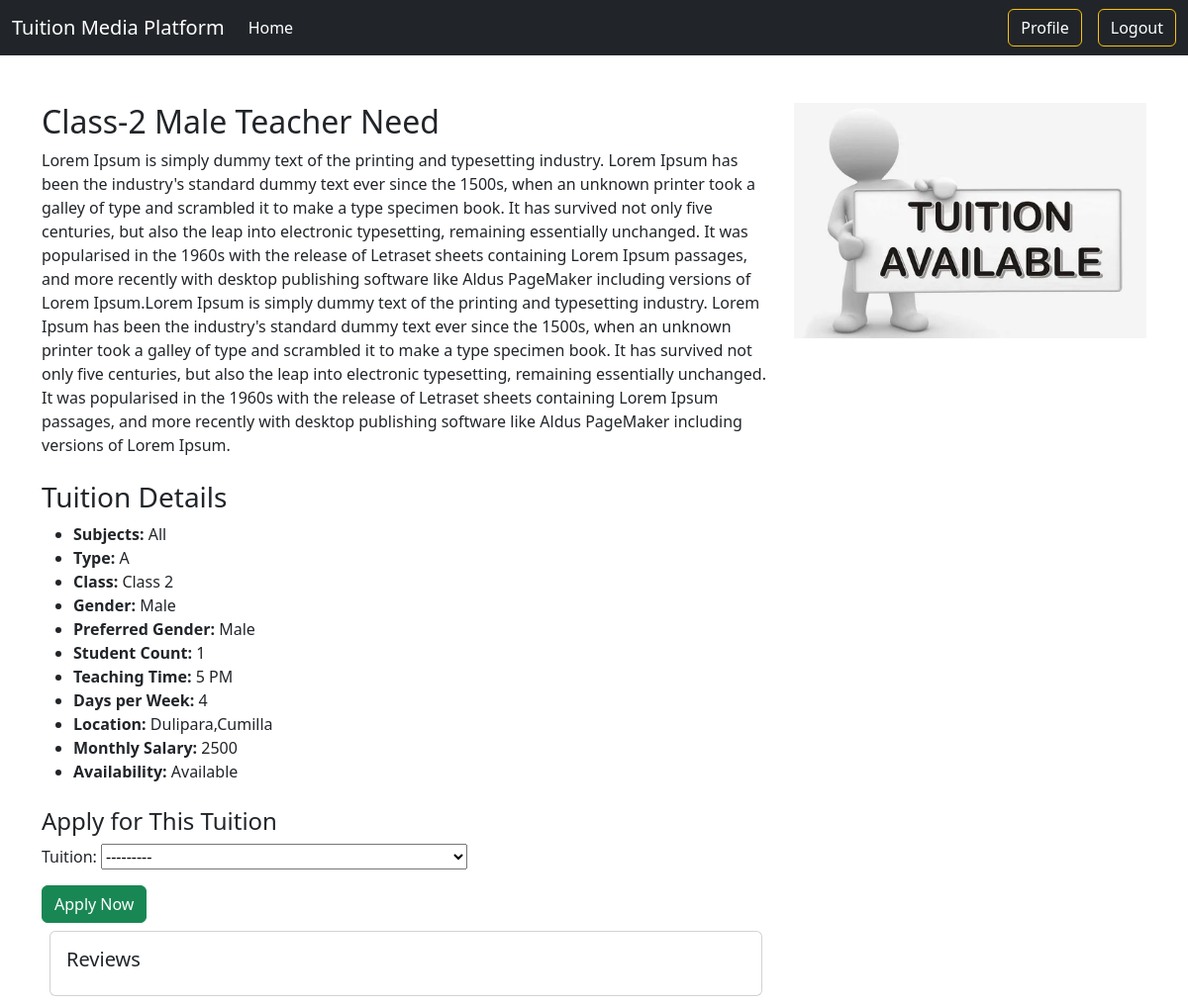
/tuitions/3/ (signed in), run on the app's committed database.
### tuitions/models.py (models this page shows)
class Tuition(models.Model):
    admin = models.ForeignKey(User, on_delete=models.CASCADE)
    title = models.CharField(max_length=200)
    description = models.TextField()
    subjects = models.CharField(max_length=1000, null=False, verbose_name='Subjects')
    type = models.CharField(max_length=200, null=False, verbose_name='Type')
    grade = models.CharField(max_length=200, null=False, verbose_name='Class', choices=CLASS_CHOICES)
    gender = models.CharField(max_length=10, choices=GENDER_TYPE)
    pref_gender = models.CharField(max_length=20, choices=GENDER_TYPE, verbose_name='Preferred Gender')
    student_count = models.IntegerField(verbose_name='Student Count')
    teaching_time = models.CharField(max_length=200, verbose_name='Teaching Time')
    days_per_week = models.IntegerField(null=False, verbose_name='How many days a week')
    location = models.CharField(max_length=1000, null=False, verbose_name='Location')
    monthly_salary = models.IntegerField(null=False, verbose_name='Monthly Salary')
    availability = models.BooleanField(default=True)
    def __str__(self):
        return self.title

### tuitions/views.py (the view, shortened to what this page needs)
# urls.py: path('tuitions/<int:pk>/', TuitionDetailView.as_view(), name='tuition-detail'),
class TuitionDetailView(DetailView):
    model = Tuition
    template_name = 'tuitions/tuition_detail.html'
    context_object_name = 'tuition'
    form_class = TuitionApplicationForm
    def get_context_data(self, **kwargs):
        context = super().get_context_data(**kwargs)
        tuition = self.object
        reviews = tuition.reviews.all()
        review_form = TuitionReviewForm()
        application_form = TuitionApplicationForm(user=self.request.user, tuition=tuition)
        user_has_applied = (
            self.request.user.is_authenticated and
            TuitionApplication.objects.filter(user=self.request.user, tuition=tuition).exists()
        )
        user_has_accepted_tuition = (
            user_has_applied and
            TuitionApplication.objects.get(user=self.request.user, tuition=tuition).is_accepted
        )
        context['reviews'] = reviews
        context['review_form'] = review_form
        context['application_form'] = application_form
        context['user_has_applied'] = user_has_applied
        context['user_has_accepted_tuition'] = user_has_accepted_tuition
        return context

### tuitions/forms.py
class TuitionReviewForm(forms.ModelForm):
    class Meta:
        model = TuitionReview
        fields = ['review_text']

class TuitionApplicationForm(forms.ModelForm):
    class Meta:
        model = TuitionApplication
        fields = ['tuition']
    def __init__(self, *args, user=None, tuition=None, **kwargs):
        super().__init__(*args, **kwargs)
        self.user = user
        self.tuition = tuition

### tuitions/templates/tuitions/tuition_detail.html (shortened to what this page needs)
{% extends 'base.html' %}
{% load static %}
{% block content %}
  <div class="container mt-5">
    <div class="row">
      <div class="col-md-8">
        <h2>{{ tuition.title }}</h2>
        <p>{{ tuition.description }}</p>
        <h3 class="mt-4">Tuition Details</h3>
        <ul>
          <li><strong>Subjects:</strong> {{ tuition.subjects }}</li>
          <li><strong>Type:</strong> {{ tuition.type }}</li>
          <li><strong>Class:</strong> {{ tuition.grade }}</li>
          <li><strong>Gender:</strong> {{ tuition.get_gender_display }}</li>
          <li><strong>Preferred Gender:</strong> {{ tuition.get_pref_gender_display }}</li>
          <li><strong>Student Count:</strong> {{ tuition.student_count }}</li>
          <li><strong>Teaching Time:</strong> {{ tuition.teaching_time }}</li>
          <li><strong>Days per Week:</strong> {{ tuition.days_per_week }}</li>
          <li><strong>Location:</strong> {{ tuition.location }}</li>
          <li><strong>Monthly Salary:</strong> {{ tuition.monthly_salary }}</li>
          <li><strong>Availability:</strong> {% if tuition.availability %}Available{% else %}Not Available{% endif %}</li>
        </ul>
        {% if user.is_authenticated and not user_has_applied %}
          <h4 class="mt-4">Apply for This Tuition</h4>
          <form method="post" action="{% url 'tuitions:tuition-detail' pk=tuition.id %}">
            {{ application_form.as_p }}
            <button type="submit" class="btn btn-success">Apply Now</button>
          </form>
        {% endif %}
        <div class="card m-2">
          <h5 class="p-3">Reviews</h5>
        </div>
      </div>
      <div class="col-md-4">
        <img src="{% static 'tu.jpeg' %}" class="img-fluid" alt="Tuition Image">
      </div>
    </div>
  </div>
{% endblock %}

### data on the page
Tuition: title "Class-2 Male Teacher Need", description "Lorem Ipsum is simply dummy text of the printing and typesetting industry. Lorem Ipsum has been the industry's standard dummy text ever since the 1500s, when an unknown printer took a galley of type and scrambled it to make a type specimen book. It has survived not only five centuries, but also the leap into electronic typesetting, remaining essentially unchanged. It was popularised in the 1960s with the release of Letraset sheets containing Lorem Ipsum passages, and more recently with desktop publishing software like Aldus PageMaker including versions of Lorem Ipsum.Lorem Ipsum is simply dummy text of the printing and typesetting industry. Lorem Ipsum has been the industry's standard dummy…", subjects "All", type "A", grade "Class 2", gender "Male", pref_gender "Male", student_count "1", teaching_time "5 PM", days_per_week "4", location "Dulipara,Cumilla", monthly_salary "2500"
